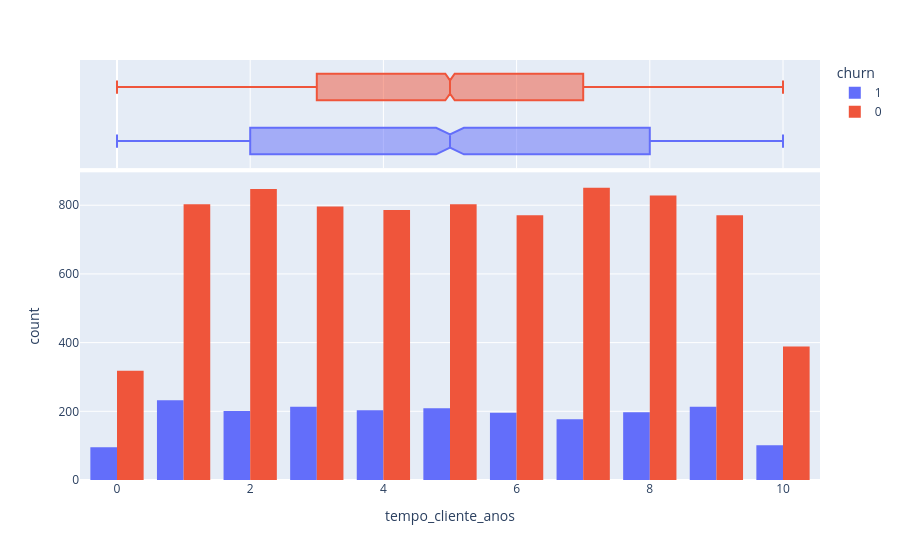

Notebook code for this chart:
### Markdown cell above
Analisando o Gráfico acima identificamos um ponto que chama atenção a relação ao churn. Parece crescer para clientes mais velhos, além de que a distribuição das idades dos clientes que ainda estão com o serviço é bem heterogênea, visto que há uma presença bem alta de outliers, reforçando a afirmação que a idade influencia nos churns

### Code cell
churn_tempo = px.histogram(tabela,
                          x = "tempo_cliente_anos",
                          color = "churn",
                          marginal = "box",
                          barmode = "group")
churn_tempo.show()

### Figure 1 — Plotly figure (JSON) as saved in the notebook; plotly's stock layout.template omitted (floating-point values rounded to 4 significant figures; data arrays with more than 128 entries replaced by an {"elided": "..."} marker saying what was removed)
{"data": [{"alignmentgroup": "True", "bingroup": "x", "hovertemplate": "churn=1<br>tempo_cliente_anos=%{x}<br>count=%{y}<extra></extra>", "legendgroup": "1", "marker": {"color": "#636efa", "pattern": {"shape": ""}}, "name": "1", "offsetgroup": "1", "orientation": "v", "showlegend": true, "type": "histogram", "x": {"elided": "2037 int values"}, "xaxis": "x", "yaxis": "y"}, {"alignmentgroup": "True", "hovertemplate": "churn=1<br>tempo_cliente_anos=%{x}<extra></extra>", "legendgroup": "1", "marker": {"color": "#636efa"}, "name": "1", "notched": true, "offsetgroup": "1", "showlegend": false, "type": "box", "x": {"elided": "2037 int values"}, "xaxis": "x2", "yaxis": "y2"}, {"alignmentgroup": "True", "bingroup": "x", "hovertemplate": "churn=0<br>tempo_cliente_anos=%{x}<br>count=%{y}<extra></extra>", "legendgroup": "0", "marker": {"color": "#EF553B", "pattern": {"shape": ""}}, "name": "0", "offsetgroup": "0", "orientation": "v", "showlegend": true, "type": "histogram", "x": {"elided": "7963 int values"}, "xaxis": "x", "yaxis": "y"}, {"alignmentgroup": "True", "hovertemplate": "churn=0<br>tempo_cliente_anos=%{x}<extra></extra>", "legendgroup": "0", "marker": {"color": "#EF553B"}, "name": "0", "notched": true, "offsetgroup": "0", "showlegend": false, "type": "box", "x": {"elided": "7963 int values"}, "xaxis": "x2", "yaxis": "y2"}], "layout": {"barmode": "group", "legend": {"title": {"text": "churn"}, "tracegroupgap": 0}, "margin": {"t": 60}, "xaxis": {"anchor": "y", "domain": [0, 1], "title": {"text": "tempo_cliente_anos"}}, "xaxis2": {"anchor": "y2", "domain": [0, 1], "matches": "x", "showgrid": true, "showticklabels": false}, "yaxis": {"anchor": "x", "domain": [0, 0.7326], "title": {"text": "count"}}, "yaxis2": {"anchor": "x2", "domain": [0.7426, 1], "matches": "y2", "showgrid": false, "showline": false, "showticklabels": false, "ticks": ""}}}
